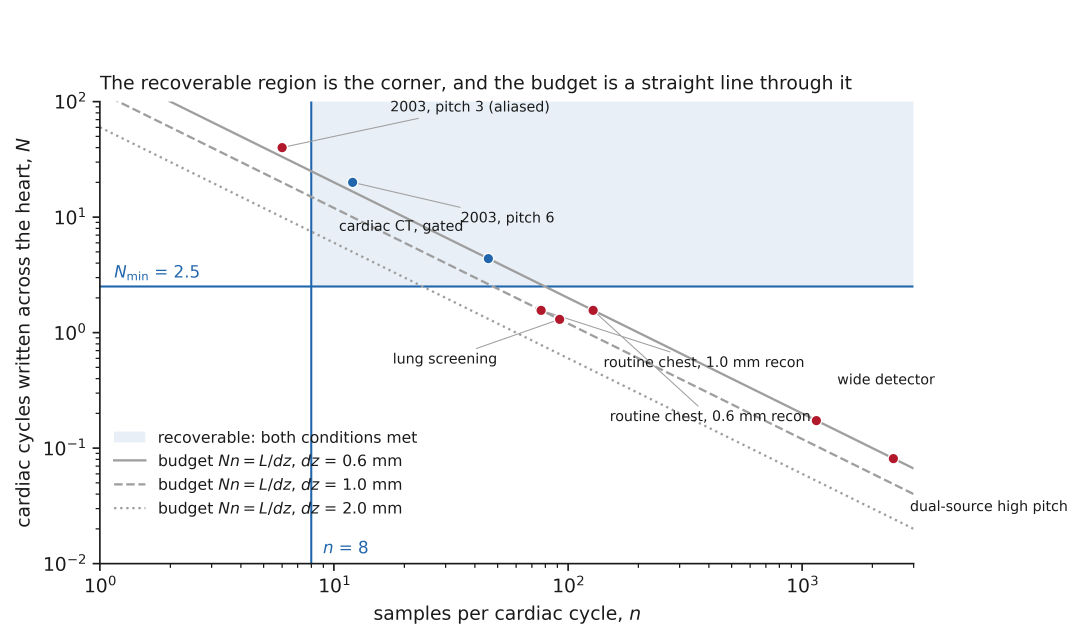
#> input picture paper/build/figures_thc/Fig1.png, 4331 x 2556 px (shown at 1/4 size)
$ python make_figures_thc.py
#> lines starting #> are read from the running program, lines starting #| are printed output that depends on the picture
### paper/figures.py
"""Every figure in the manuscript, drawn from the result files that produced the numbers.

No figure here reads an image or recomputes an analysis. Each one is a view of a file in
results/, or of the closed-form module in analysis/sampling_bound.py, so a figure cannot
drift from the manifest the prose quotes. A figure that needs a quantity absent from those
files is a figure the paper may not show.

    python paper/figures.py
"""

from __future__ import annotations

import json
import sys
from pathlib import Path

import matplotlib

matplotlib.use("Agg")

import matplotlib.pyplot as plt                                    # noqa: E402
import numpy as np                                                 # noqa: E402

HERE = Path(__file__).resolve().parent
REPO = HERE.parent
RESULTS = REPO / "results"
FIGURES = HERE / "figures"
sys.path.insert(0, str(REPO / "analysis"))

WIDE = (7.0, 4.0)
TALL = (7.0, 5.0)
DPI = 200

INK = "#1a1a1a"
ACCENT = "#b2182b"
SECOND = "#2166ac"
MUTED = "#9e9e9e"

plt.rcParams.update({
    "font.size": 9,
    "axes.edgecolor": INK,
    "axes.labelcolor": INK,
    "text.color": INK,
    "xtick.color": INK,
    "ytick.color": INK,
    "axes.spines.top": False,
    "axes.spines.right": False,
    "figure.dpi": DPI,
    "savefig.dpi": DPI,
    "savefig.bbox": "tight",
})


def load(name: str):
    path = RESULTS / name
    if not path.is_file():
        raise SystemExit(f"missing result file: {path}")
    return json.loads(path.read_text(encoding="utf-8"))


def save(figure, name: str) -> Path:
    FIGURES.mkdir(parents=True, exist_ok=True)
    path = FIGURES / name
    figure.savefig(path)
    plt.close(figure)
    return path


# ------------------------------------------------------------------ 1. the window

def figure_window() -> Path:
    """Cycles against samples per cycle, with the budget hyperbola and the real protocols."""
    from sampling_bound import (  # noqa: PLC0415
        HEART_EXTENT_MM, PROTOCOLS, cycles_written, samples_per_cycle,
    )

    n_min, samples_min = 2.5, 8.0
    cycle_s = 1.0                                   # 60 bpm, the reference rate of the table

    #: Full protocol names do not fit beside the points. Matched on a distinctive substring
    #: so that a renamed protocol loses its short label rather than acquiring a wrong one.
    short = {
        "row-pitch 6": "2003, pitch 6",
        "row-pitch 3": "2003, pitch 3 (aliased)",
        "thin recon": "routine chest, 0.6 mm recon",
        "pitch 1.0": "routine chest, 1.0 mm recon",
        "lung screening": "lung screening",
        "wide detector": "wide detector",
        "dual-source": "dual-source high pitch",
        "retrospective gating": "cardiac CT, gated",
    }
    #: Keyed on the same substrings, so a label and its offset cannot drift apart.
    #: The three modern chest protocols sit within a factor of two of one another, so their
    #: labels are placed well clear and joined by leader lines rather than nudged until they
    #: only just miss the N_min rule.
    offsets = {
        "row-pitch 6": (52, -14),
        "row-pitch 3": (52, 16),
        "pitch 1.0": (30, -22),
        "thin recon": (8, -48),
        "lung screening": (-30, -16),
        "wide detector": (10, 16),
        "dual-source": (8, -20),
        "retrospective gating": (-12, 12),
    }
    leadered = {"pitch 1.0", "thin recon", "lung screening",
                "row-pitch 3", "row-pitch 6"}

    figure, axis = plt.subplots(figsize=WIDE)
    x_lo, x_hi, y_lo, y_hi = 1.0, 3e3, 1e-2, 1e2

    # The recoverable region is the intersection of the two conditions, not their union.
    axis.add_patch(plt.Rectangle((samples_min, n_min), x_hi - samples_min, y_hi - n_min,
                                 color=SECOND, alpha=0.10, lw=0, zorder=0))
    axis.axhline(n_min, color=SECOND, lw=1.0)
    axis.axvline(samples_min, color=SECOND, lw=1.0)
    axis.text(1.15, n_min * 1.2, f"$N_{{\\min}}$ = {n_min}", color=SECOND, fontsize=8)
    axis.text(samples_min * 1.12, 1.15e-2, f"$n$ = {samples_min:.0f}",
              color=SECOND, fontsize=8, ha="left", va="bottom")
    recoverable_patch = plt.Rectangle((0, 0), 1, 1, color=SECOND, alpha=0.10, lw=0,
                                      label="recoverable: both conditions met")

    samples = np.logspace(0, 4, 400)
    for dz, style in ((0.6, "-"), (1.0, "--"), (2.0, ":")):
        axis.plot(samples, (HEART_EXTENT_MM / dz) / samples, style, color=MUTED, lw=1.1,
                  label=f"budget $N n = L/dz$, $dz$ = {dz} mm")

    for index, protocol in enumerate(PROTOCOLS):
        x = samples_per_cycle(protocol, cycle_s)
        y = cycles_written(protocol, cycle_s)
        recoverable = y >= n_min and x >= samples_min
        axis.plot(x, y, "o", ms=5, color=SECOND if recoverable else ACCENT,
                  mec="white", mew=0.6, zorder=5)
        key = next((k for k in short if k in protocol.name), None)
        label = short.get(key, protocol.name)
        dx, dy = offsets.get(key, (9, 6))
        axis.annotate(label, (x, y), textcoords="offset points", xytext=(dx, dy),
                      fontsize=6.8, color=INK, ha="left" if dx > 0 else "right",
                      va="bottom" if dy > 0 else "top",
                      arrowprops=dict(arrowstyle="-", lw=0.5, color=MUTED,
                                      shrinkA=0, shrinkB=3) if key in leadered else None)

    axis.set_xscale("log")
    axis.set_yscale("log")
    axis.set_xlim(x_lo, x_hi)
    axis.set_ylim(y_lo, y_hi)
    axis.set_xlabel("samples per cardiac cycle, $n$")
    axis.set_ylabel("cardiac cycles written across the heart, $N$")
    axis.set_title("The recoverable region is the corner, and the budget is a straight line "
                   "through it", fontsize=9, loc="left")
    handles, labels = axis.get_legend_handles_labels()
    axis.legend([recoverable_patch] + handles, [recoverable_patch.get_label()] + labels,
                frameon=False, fontsize=7.5, loc="lower left",
                bbox_to_anchor=(0.0, 0.07))
    return save(figure, "fig1_window.png")


# ------------------------------------------------------------------ 2. N_min

def figure_n_min() -> Path:
    """The measured constant, and how far it moves across the sweep."""
    matched = load("n_min.json")
    fundamental = load("n_min_fundamental.json")

    figure, (left, right) = plt.subplots(1, 2, figsize=WIDE,
                                         gridspec_kw={"width_ratios": [1.5, 1]})

    for data, colour, label in ((matched, SECOND, "matched estimator"),
                                (fundamental, ACCENT, "fundamental estimator")):
        curve = data["central_curve"]
        left.plot([p["cycles"] for p in curve], [p["success_rate"] for p in curve],
                  "o-", ms=3.5, lw=1.4, color=colour, label=label)
        left.axvline(data["headline_n_min"], color=colour, lw=1.0, ls="--", alpha=0.7)

    target = fundamental["criterion"]["success_rate"]
    left.axhline(target, color=MUTED, lw=1.0)
    left.text(5.0, target - 0.07,
              f"{target:.0%} of {fundamental['criterion']['trials']} trials",
              fontsize=7.5, color=MUTED, ha="center")
    left.set_xlabel("cardiac cycles written, $N$")
    left.set_ylabel(f"fraction recovered within "
                    f"{fundamental['criterion']['tolerance']:.0%}")
    left.set_ylim(-0.03, 1.05)
    left.legend(frameon=False, fontsize=7.5, loc="lower right")
    left.set_title("$N_{\\min}$ is where the curve crosses", fontsize=9, loc="left")

    values = [c["n_min"] for c in fundamental["sensitivity"] if c["n_min"] is not None]
    edges = np.arange(min(values) - 0.25, max(values) + 0.75, 0.5)
    right.hist(values, bins=edges, color=ACCENT, alpha=0.85, rwidth=0.85)
    right.axvline(fundamental["headline_n_min"], color=INK, lw=1.2)
    right.set_xlabel("$N_{\\min}$ per parameter combination")
    right.set_ylabel(f"cells (of {len(fundamental['sensitivity'])})")
    right.set_title("and it barely moves", fontsize=9, loc="left")

    figure.tight_layout()
    return save(figure, "fig2_n_min.png")


# ------------------------------------------------------------------ 3. real protocols

# [84 lines left out: functions figure_protocols, figure_flatness, not called in this run]


# ------------------------------------------------------------------ 5. what the fit reads

REFERENCE_UID = ("1.3.6.1.4.1.14519.5.2.1."
                 "264532322608206684963835753501167761257")


# [139 lines left out: functions _draw_reformat, figure_extraction, figure_failed_extraction, figure_reference_case, figure_estimator, not called in this run]


#: These two draw a coronal reformat, so they need the archive series in data_cache. The rest
#: are drawn from the frozen result files alone. verify_release.py asks for the rest.
NEEDS_IMAGES = ("fig4_extraction", "figS1_failed_extraction")


# [15 lines left out: function main, not called in this run]


# [2 lines that do not run on import are left out]

### analysis/sampling_bound.py
"""When does a helical CT scan record the heartbeat of the heart it is imaging?

A helical scan moves the table at a constant speed, so the z axis of the reconstructed
volume is a time axis with a known scale. A structure that moves periodically writes that
period into the image as a spatial period along z. For the heart this is the wavy cardiac
border seen in a coronal reformat, and it carries the cardiac cycle whether or not an
electrocardiogram was recorded.

Whether the period can be *recovered* from it is a sampling question with two sides, and
they pull against each other:

  * the scan must be slow enough that more than one cycle is written across the heart,
    otherwise there is no period to measure -- only a fragment of one;
  * the scan must be fast enough that each cycle is spread over enough reconstructed
    slices to be resolved, otherwise the waveform aliases.

Both are conditions on one quantity, the table speed, so they define a window. This module
computes that window in closed form, and evaluates where real protocols fall in it.

Everything needed is in the DICOM header of any helical acquisition -- table speed
(0018,9309) or, equivalently, spiral pitch factor (0018,9311) with total collimation
(0018,9307) and revolution time (0018,9305). No image and no patient data is required to
say whether a given scan could carry the signal.

    python analysis/sampling_bound.py
"""

from __future__ import annotations

from dataclasses import dataclass

# --------------------------------------------------------------------- assumptions

#: Craniocaudal extent of the adult heart, in millimetres. The signal is written by the
#: moving cardiac border, so this -- not the scan length -- is the length available to
#: write it on. Varied in the sensitivity analysis rather than assumed exact.
HEART_EXTENT_MM = 120.0

#: Cardiac cycles that must be written across the heart before a period can be said to
#: have been measured. Two is the formal Nyquist floor for a periodic signal; three is
#: what it takes to see that the period repeats rather than to assume it.
CYCLES_NEEDED = 3.0

#: Reconstructed samples per cardiac cycle needed to resolve the waveform. Two is again
#: the formal floor and is not usable: a two-sample sine is a straight line to any
#: estimator with noise in it. Eight is the working value here, and the result is reported
#: against a range because this is the one number in the analysis that is a judgement.
SAMPLES_PER_CYCLE_NEEDED = 8.0


@dataclass(frozen=True)
class Protocol:
    """A helical acquisition, in the terms the DICOM header uses.

    ``pitch`` is the IEC spiral pitch factor (0018,9311): table travel per rotation
    divided by the *total* collimated beam width. This is worth stating, because the
    other convention -- travel per rotation divided by a *single* row width -- was in use
    on four-row scanners and differs by the number of rows. A reviewer of the 2003
    manuscript this work descends from flagged exactly that ambiguity, and it went
    unresolved; ``from_row_pitch`` converts, so the two can never be silently mixed here.
    """

    name: str
    single_collimation_mm: float
    rows: int
    pitch: float
    rotation_time_s: float
    reconstruction_interval_mm: float

    @classmethod
    def from_row_pitch(cls, name, single_collimation_mm, rows, row_pitch, rotation_time_s,
                       reconstruction_interval_mm):
        """Build from the older convention, where pitch divides by one row, not the beam."""
        return cls(name, single_collimation_mm, rows, row_pitch / rows, rotation_time_s,
                   reconstruction_interval_mm)

    @property
    def total_collimation_mm(self) -> float:
        return self.single_collimation_mm * self.rows

    @property
    def table_speed_mm_s(self) -> float:
        """DICOM (0018,9309). The scale factor between the z axis and time."""
        return self.pitch * self.total_collimation_mm / self.rotation_time_s

    @property
    def z_resolution_mm(self) -> float:
        """The finer of the reconstruction interval and the single-row collimation.

        Reconstructing at a smaller interval than one detector row does not create
        information about z; it interpolates. Taking the coarser of the two as the
        sampling step is therefore the honest floor, and it keeps the result free of any
        model of how the slice sensitivity profile broadens with pitch -- which would
        only make the bound tighter, never looser.
        """
        return max(self.reconstruction_interval_mm, self.single_collimation_mm)


def wavelength_mm(protocol: Protocol, cardiac_cycle_s: float) -> float:
    """Table travel during one cardiac cycle: the spatial period written into the volume.

    This is the relation the whole analysis rests on, W = Th x S, with the table speed
    expanded into the parameters the scanner is set by.
    """
    return cardiac_cycle_s * protocol.table_speed_mm_s


def cycles_written(protocol: Protocol, cardiac_cycle_s: float, heart_mm=HEART_EXTENT_MM):
    return heart_mm / wavelength_mm(protocol, cardiac_cycle_s)


def samples_per_cycle(protocol: Protocol, cardiac_cycle_s: float) -> float:
    return wavelength_mm(protocol, cardiac_cycle_s) / protocol.z_resolution_mm


# [29 lines left out: functions speed_window_mm_s, budget, not called in this run]


# ------------------------------------------------------------------------ protocols

#: Representative acquisitions. The 2003 rows are the scanner the original observation was
#: made on, in its own pitch convention; the rest are ordinary modern settings.
PROTOCOLS = [
    Protocol.from_row_pitch("2003 4-row, row-pitch 6 (the original)", 0.5, 4, 6.0, 0.5, 0.5),
    Protocol.from_row_pitch("2003 4-row, row-pitch 3 (reported aliased)", 0.5, 4, 3.0, 0.5, 0.5),
    Protocol("2026 routine chest, 64 x 0.6, pitch 1.0", 0.6, 64, 1.0, 0.5, 1.0),
    Protocol("2026 routine chest, thin recon 0.6 mm", 0.6, 64, 1.0, 0.5, 0.6),
    Protocol("2026 lung screening, 64 x 0.6, pitch 1.2", 0.6, 64, 1.2, 0.5, 1.0),
    Protocol("2026 wide detector, 192 x 0.6, pitch 1.5", 0.6, 192, 1.5, 0.25, 0.6),
    Protocol("2026 dual-source high pitch (flash), 3.2", 0.6, 192, 3.2, 0.25, 0.6),
    Protocol("cardiac CT, retrospective gating, pitch 0.2", 0.6, 64, 0.2, 0.28, 0.6),
]


# [103 lines left out: functions threshold_heart_rate_bpm, threshold_over_heart_size, verdict, main, not called in this run]


# [2 lines that do not run on import are left out]

### paper/make_figures_thc.py
"""Render the five body figures for Technology and Health Care.

    python paper/make_figures_thc.py

The journal asks for 300 dpi. `paper/figures.py` draws at 200 dpi, which is
the resolution the archived release contains and the resolution the article's
DOI points at, so it is not changed here: the same code draws the same picture
into `paper/build/figures_thc/` at 600 dpi instead, and half an inch of white
is added above each one because the submission portal puts a figure on a page
of its own and stamps its own label at the top left.

Nothing about the content changes. The data, the code and the drawing are the
ones in the release; only the raster density and the top margin differ, and
both are properties of the file rather than of the figure.
"""

from __future__ import annotations

import sys
from pathlib import Path

import matplotlib
matplotlib.use("Agg")
import matplotlib.pyplot as plt     # noqa: E402
import numpy as np                  # noqa: E402
from PIL import Image               # noqa: E402

sys.stdout.reconfigure(encoding="utf-8", errors="replace")

HERE = Path(__file__).resolve().parent
OUT = HERE / "build" / "figures_thc"
DPI = 600
HEADROOM_IN = 0.5

# The body figures, in the order they appear, with the file each one writes.
BODY = [
    ("figure_window", "fig1_window.png", 1),
    ("figure_n_min", "fig2_n_min.png", 2),
    ("figure_protocols", "fig3_protocols.png", 3),
    ("figure_extraction", "fig4_extraction.png", 4),
    ("figure_flatness", "fig5_flatness.png", 5),
]


def pad_top(path: Path, dpi: int = DPI, inches: float = HEADROOM_IN) -> int:
    with Image.open(path) as im:
        want = int(round(inches * dpi))
        grey = np.asarray(im.convert("L"))
        ink = np.where((grey < 250).any(axis=1))[0]
        have = int(ink[0]) if ink.size else 0
        add = max(0, want - have)
        if add == 0:
            return 0
        white = (255,) * len(im.getbands())
        out = Image.new(im.mode, (im.width, im.height + add), white)
        out.paste(im, (0, add))
        out.save(path, dpi=(dpi, dpi))
    return add


def main() -> int:
    sys.path.insert(0, str(HERE))
    import figures as F

    OUT.mkdir(parents=True, exist_ok=True)
    F.FIGURES = OUT
    plt.rcParams.update({"figure.dpi": DPI, "savefig.dpi": DPI})

    for name, filename, number in BODY:
        builder = getattr(F, name)
        path = builder()
#> in save, `figure.savefig(path)`:
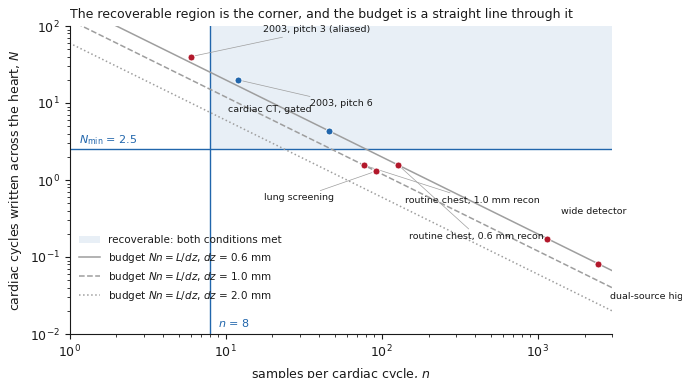
#> figure drawn by matplotlib, 1 panel; curve peaks at x = 1, y = 200
        if path.name != filename:
            raise SystemExit("%s wrote %s, expected %s" % (name, path.name, filename))
        target = OUT / ("Fig%d.png" % number)
        path.replace(target)
        added = pad_top(target)
#> in pad_top, im is the input picture: PIL image 4331x2556 RGBA; mean R, G, B, A 244.9, 246.2, 247.7, 255
#> in pad_top, `ink = np.where((grey < 250).any(axis=1))[0]`: ink = 2125 values from 300 to 2494
#> in pad_top, `have = int(ink[0]) if ink.size else 0`: have = 300
#> in pad_top, `add = max(0, want - have)`: add = 0
        with Image.open(target) as im:
            print("Fig%d  %-24s %5d x %5d px, %.0f dpi, +%d px headroom"
                  % (number, filename, im.width, im.height,
                     (im.info.get("dpi") or (0, 0))[0], added))
#| Fig1  fig1_window.png           4331 x  2556 px, 600 dpi, +0 px headroom

    print("\n%d figure(s) in %s" % (len(BODY), OUT))
    return 0


if __name__ == "__main__":
#> (the run stopped early here; a loop or call above may not have finished)
